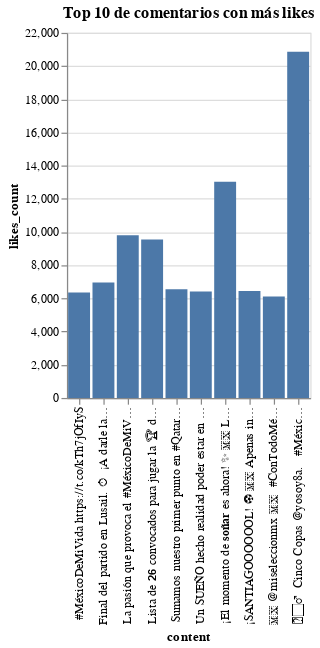

Write notebook code for a chart like this one.
### Code cell
# Gráfica de barras de top 10 de comentarios con más likes 
alt.Chart(df_mx1).mark_bar().encode(
    x="content",
    y="likes_count"
).properties(
    title="Top 10 de comentarios con más likes"
)

### Figure 1 — Vega-Lite specification as saved in the notebook (floating-point values rounded to 4 significant figures)
{"config": {"view": {"continuousWidth": 400, "continuousHeight": 300}}, "data": {"name": "data-2a883e3fe940acbb1bf10e289a5cc0ef"}, "mark": "bar", "encoding": {"x": {"field": "content", "type": "nominal"}, "y": {"field": "likes_count", "type": "quantitative"}}, "title": "Top 10 de comentarios con más likes", "$schema": "https://vega.github.io/schema/vega-lite/v4.17.0.json", "datasets": {"data-2a883e3fe940acbb1bf10e289a5cc0ef": [{"username": "miseleccionmx", "date": "2022-11-22", "id": 1595118934021505024, "content": "🤷🏻♂️ \nCinco Copas @yosoy8a. \n\n#MéxicoDeMiVida https://t.co/aNtBeqgOmO", "url": "https://twitter.com/miseleccionmx/status/1595118934021505024", "language": "es", "hashtags": ["MéxicoDeMiVida"], "likes_count": 20864, "reply_count": 166, "retweet_count": 3232, "quote_count": 219}, {"username": "miseleccionmx", "date": "2022-11-14", "id": 1592216182656040960, "content": "¡El momento de 𝐬𝐨𝐧̃𝐚𝐫 es ahora! ✨ 🇲🇽\nLa convocatoria de 𝟮𝟲 jugadores que dejarán el corazón por el #MéxicoDeMiVida en la Copa del Mundo de #Qatar2022. ⚽️ 🏆 🌎\n\n¡VAAMOOOS! 💪🏻 https://t.co/kCDAkGdEaa", "url": "https://twitter.com/miseleccionmx/status/1592216182656040960", "language": "es", "hashtags": ["MéxicoDeMiVida", "Qatar2022"], "likes_count": 13035, "reply_count": 5463, "retweet_count": 2134, "quote_count": 3405}, {"username": "miseleccionmx", "date": "2022-11-21", "id": 1594526009893695488, "content": "La pasión que provoca el #MéxicoDeMiVida puede convertirse en una 𝒉𝒆𝒓𝒆𝒏𝒄𝒊𝒂 que perdurará más allá de la vida y de generación en generación. 💚🇲🇽 https://t.co/EeZKvYEszt", "url": "https://twitter.com/miseleccionmx/status/1594526009893695488", "language": "es", "hashtags": ["MéxicoDeMiVida"], "likes_count": 9807, "reply_count": 469, "retweet_count": 2208, "quote_count": 1681}, {"username": "miseleccionmx", "date": "2022-11-14", "id": 1592217487386775552, "content": "Lista de 𝟮𝟲 convocados para jugar la 🏆 del 🌎 en Qatar 🇶🇦.  ⚽️ 🇲🇽\n\n¡Todos juntos a soñar con #MéxicoDeMiVida! ✨ 💚\n➡️ https://t.co/MezZHvSnUm \n\n#FMFporNuestroFútbol https://t.co/gdakcTUm6m", "url": "https://twitter.com/miseleccionmx/status/1592217487386775552", "language": "es", "hashtags": ["MéxicoDeMiVida", "FMFporNuestroFútbol"], "likes_count": 9544, "reply_count": 3451, "retweet_count": 1406, "quote_count": 2277}, {"username": "miseleccionmx", "date": "2022-11-26", "id": 1596609206349545472, "content": "Final del partido en Lusail. ⏱\n\n¡A darle la vuelta y comenzar a pensar en 🇸🇦 para buscar la clasificación! ⚽️\n\n#MéxicoDeMiVida | #Qatar2022 https://t.co/d3R7hcz9ws", "url": "https://twitter.com/miseleccionmx/status/1596609206349545472", "language": "es", "hashtags": ["MéxicoDeMiVida", "Qatar2022"], "likes_count": 6955, "reply_count": 7944, "retweet_count": 814, "quote_count": 965}, {"username": "miseleccionmx", "date": "2022-11-22", "id": 1595113948503998464, "content": "Sumamos nuestro primer punto en #Qatar2022.\n\nAhora a pensar y trabajar en el partido del sábado ante Argentina. ⚽️\n¡Dale, México! 👊🏻 🇲🇽\n\n#MéxicoDeMiVida https://t.co/wmTkskr8LY", "url": "https://twitter.com/miseleccionmx/status/1595113948503998464", "language": "es", "hashtags": ["Qatar2022", "MéxicoDeMiVida"], "likes_count": 6553, "reply_count": 813, "retweet_count": 816, "quote_count": 284}, {"username": "miseleccionmx", "date": "2022-11-03", "id": 1588248176670412800, "content": "¡SANTIAGOOOOOOL! ⚽️ 🇲🇽\nApenas ingresó de cambio y @Santigim9 marcó el gol con el que @Feyenoord está derrotando a la Lazio en la Europa League. 🏆\n\n#ConvocadosMX | #MéxicoDeMiVida https://t.co/pdX89TDMwm", "url": "https://twitter.com/miseleccionmx/status/1588248176670412800", "language": "es", "hashtags": ["ConvocadosMX", "MéxicoDeMiVida"], "likes_count": 6449, "reply_count": 434, "retweet_count": 312, "quote_count": 80}, {"username": "yosoy8a", "date": "2022-11-14", "id": 1592267851527766018, "content": "Un SUEÑO hecho realidad poder estar en mi 5ta Copa del Mundo , con mucha ganas, ilusión y orgullo de representar a mi país en Qatar y poner el nombre de MÉXICO en alto! Con toda la dedicación,pasión y esfuerzo!\n\n ¡VAMOS MÉXICO! 🇲🇽\n\n#MexicoDeMiVida #NoMemoNoParty #Qatar2022 https://t.co/ItuFtFuYdI", "url": "https://twitter.com/yosoy8a/status/1592267851527766018", "language": "es", "hashtags": ["MexicoDeMiVida", "NoMemoNoParty", "Qatar2022"], "likes_count": 6410, "reply_count": 1448, "retweet_count": 461, "quote_count": 140}, {"username": "TigresOficial", "date": "2022-11-22", "id": 1595069661388865536, "content": "#MéxicoDeMiVida https://t.co/kTh7jOfIyS", "url": "https://twitter.com/TigresOficial/status/1595069661388865536", "language": "qme", "hashtags": ["MéxicoDeMiVida"], "likes_count": 6349, "reply_count": 40, "retweet_count": 634, "quote_count": 21}, {"username": "CruzAzul", "date": "2022-11-22", "id": 1595070195520995329, "content": "🇲🇽 @miseleccionmx 🇲🇽\n\n#ConTodoMéxico #MéxicoDeMiVida https://t.co/DHR8HRHnkQ", "url": "https://twitter.com/CruzAzul/status/1595070195520995329", "language": "und", "hashtags": ["ConTodoMéxico", "MéxicoDeMiVida"], "likes_count": 6110, "reply_count": 52, "retweet_count": 598, "quote_count": 41}]}}
